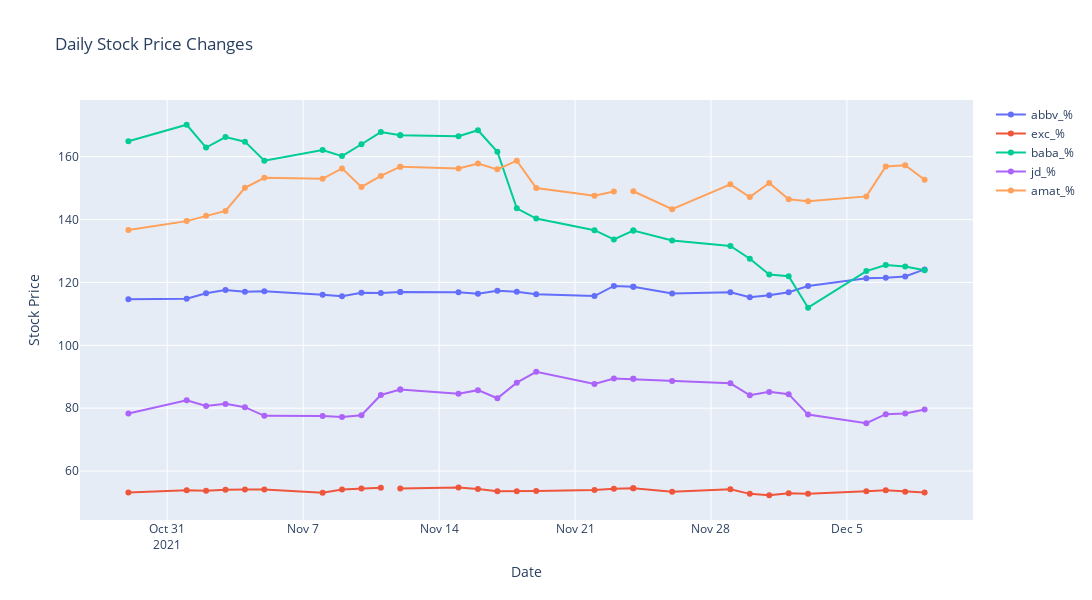

The cell this chart's notebook holds for it:
### Code cell
main_daily_df = base.get_stock_daily_price('ABBV',30)
my_tickers = ['EXC','BABA','JD','AMAT']

for ticker in my_tickers:
    mini_df = base.get_stock_daily_price(ticker,30)
    main_daily_df = main_daily_df.merge(mini_df, left_on = 'date', right_on = 'date')

fig = go.Figure()

fig.add_trace(go.Scatter(x=main_daily_df['date'], y=main_daily_df['abbv'], name='abbv_%', mode='lines+markers'))
fig.add_trace(go.Scatter(x=main_daily_df['date'], y=main_daily_df['exc'], name='exc_%', mode='lines+markers'))
fig.add_trace(go.Scatter(x=main_daily_df['date'], y=main_daily_df['baba'], name='baba_%', mode='lines+markers'))
fig.add_trace(go.Scatter(x=main_daily_df['date'], y=main_daily_df['jd'], name='jd_%', mode='lines+markers'))
fig.add_trace(go.Scatter(x=main_daily_df['date'], y=main_daily_df['amat'], name='amat_%', mode='lines+markers'))

fig.update_layout(title_text = 'Daily Stock Price Changes',
                  yaxis_title = 'Stock Price',
                  xaxis_title = 'Date',
                  height = 600, width = 1200)

fig.show()
